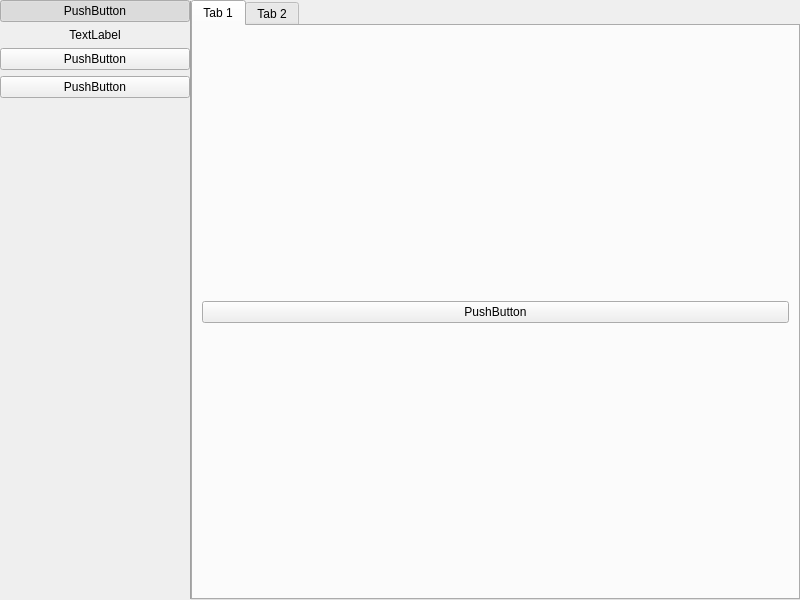
<?xml version="1.0" encoding="UTF-8"?>
<ui version="4.0">
 <class>MainWindow</class>
 <widget class="QMainWindow" name="MainWindow">
  <property name="geometry">
   <rect>
    <x>0</x>
    <y>0</y>
    <width>800</width>
    <height>600</height>
   </rect>
  </property>
  <property name="windowTitle">
   <string>MainWindow</string>
  </property>
  <widget class="QWidget" name="appContainer">
   <layout class="QVBoxLayout" name="verticalLayout_4">
    <property name="spacing">
     <number>0</number>
    </property>
    <property name="leftMargin">
     <number>0</number>
    </property>
    <property name="topMargin">
     <number>0</number>
    </property>
    <property name="rightMargin">
     <number>0</number>
    </property>
    <property name="bottomMargin">
     <number>0</number>
    </property>
    <item>
     <widget class="QSplitter" name="focusNavSplitter">
      <property name="styleSheet">
       <string notr="true">QSplitter::handle {
    background-color: #A0A0A0; /* Color of the line */
    margin: 1px 0px;        /* Spacing for better visibility */
}</string>
      </property>
      <property name="orientation">
       <enum>Qt::Horizontal</enum>
      </property>
      <property name="handleWidth">
       <number>1</number>
      </property>
      <property name="childrenCollapsible">
       <bool>false</bool>
      </property>
      <widget class="QWidget" name="nav" native="true">
       <property name="sizePolicy">
        <sizepolicy hsizetype="Minimum" vsizetype="Preferred">
         <horstretch>0</horstretch>
         <verstretch>0</verstretch>
        </sizepolicy>
       </property>
       <property name="minimumSize">
        <size>
         <width>0</width>
         <height>0</height>
        </size>
       </property>
       <property name="maximumSize">
        <size>
         <width>200</width>
         <height>16777215</height>
        </size>
       </property>
       <layout class="QVBoxLayout" name="verticalLayout">
        <property name="spacing">
         <number>6</number>
        </property>
        <property name="leftMargin">
         <number>0</number>
        </property>
        <property name="topMargin">
         <number>0</number>
        </property>
        <property name="rightMargin">
         <number>0</number>
        </property>
        <property name="bottomMargin">
         <number>0</number>
        </property>
        <item>
         <widget class="QPushButton" name="pushButton">
          <property name="text">
           <string>PushButton</string>
          </property>
          <property name="checkable">
           <bool>true</bool>
          </property>
          <property name="checked">
           <bool>true</bool>
          </property>
          <property name="autoExclusive">
           <bool>true</bool>
          </property>
          <attribute name="buttonGroup">
           <string notr="true">navButtonGroup</string>
          </attribute>
         </widget>
        </item>
        <item>
         <widget class="QLabel" name="label_2">
          <property name="text">
           <string>TextLabel</string>
          </property>
          <property name="alignment">
           <set>Qt::AlignCenter</set>
          </property>
         </widget>
        </item>
        <item>
         <widget class="QPushButton" name="pushButton_2">
          <property name="text">
           <string>PushButton</string>
          </property>
          <property name="checkable">
           <bool>true</bool>
          </property>
          <property name="checked">
           <bool>false</bool>
          </property>
          <property name="autoExclusive">
           <bool>true</bool>
          </property>
          <attribute name="buttonGroup">
           <string notr="true">navButtonGroup</string>
          </attribute>
         </widget>
        </item>
        <item>
         <widget class="QPushButton" name="pushButton_3">
          <property name="text">
           <string>PushButton</string>
          </property>
          <property name="checkable">
           <bool>true</bool>
          </property>
          <property name="autoExclusive">
           <bool>true</bool>
          </property>
          <attribute name="buttonGroup">
           <string notr="true">navButtonGroup</string>
          </attribute>
         </widget>
        </item>
        <item>
         <spacer name="verticalSpacer">
          <property name="orientation">
           <enum>Qt::Vertical</enum>
          </property>
          <property name="sizeHint" stdset="0">
           <size>
            <width>20</width>
            <height>40</height>
           </size>
          </property>
         </spacer>
        </item>
       </layout>
      </widget>
      <widget class="QStackedWidget" name="appFocus">
       <property name="sizePolicy">
        <sizepolicy hsizetype="Preferred" vsizetype="Expanding">
         <horstretch>0</horstretch>
         <verstretch>0</verstretch>
        </sizepolicy>
       </property>
       <property name="currentIndex">
        <number>0</number>
       </property>
       <widget class="QWidget" name="anAppFocus">
        <layout class="QVBoxLayout" name="verticalLayout_5">
         <property name="spacing">
          <number>0</number>
         </property>
         <property name="leftMargin">
          <number>0</number>
         </property>
         <property name="topMargin">
          <number>0</number>
         </property>
         <property name="rightMargin">
          <number>0</number>
         </property>
         <property name="bottomMargin">
          <number>0</number>
         </property>
         <item>
          <widget class="QTabWidget" name="tabWidget">
           <property name="currentIndex">
            <number>0</number>
           </property>
           <widget class="QWidget" name="tab">
            <attribute name="title">
             <string>Tab 1</string>
            </attribute>
            <layout class="QVBoxLayout" name="verticalLayout_7">
             <item>
              <widget class="QPushButton" name="pushButton_4">
               <property name="text">
                <string>PushButton</string>
               </property>
              </widget>
             </item>
            </layout>
           </widget>
           <widget class="QWidget" name="tab_2">
            <attribute name="title">
             <string>Tab 2</string>
            </attribute>
            <layout class="QHBoxLayout" name="horizontalLayout">
             <item>
              <widget class="QCheckBox" name="checkBox">
               <property name="text">
                <string>CheckBox</string>
               </property>
              </widget>
             </item>
            </layout>
           </widget>
          </widget>
         </item>
        </layout>
       </widget>
       <widget class="QWidget" name="aDiffAppFocus">
        <layout class="QHBoxLayout" name="horizontalLayout_2">
         <property name="spacing">
          <number>0</number>
         </property>
         <property name="leftMargin">
          <number>0</number>
         </property>
         <property name="topMargin">
          <number>0</number>
         </property>
         <property name="rightMargin">
          <number>0</number>
         </property>
         <property name="bottomMargin">
          <number>0</number>
         </property>
         <item>
          <widget class="QTextBrowser" name="textBrowser"/>
         </item>
        </layout>
       </widget>
      </widget>
     </widget>
    </item>
   </layout>
  </widget>
 </widget>
 <resources/>
 <connections/>
 <buttongroups>
  <buttongroup name="navButtonGroup"/>
 </buttongroups>
</ui>
